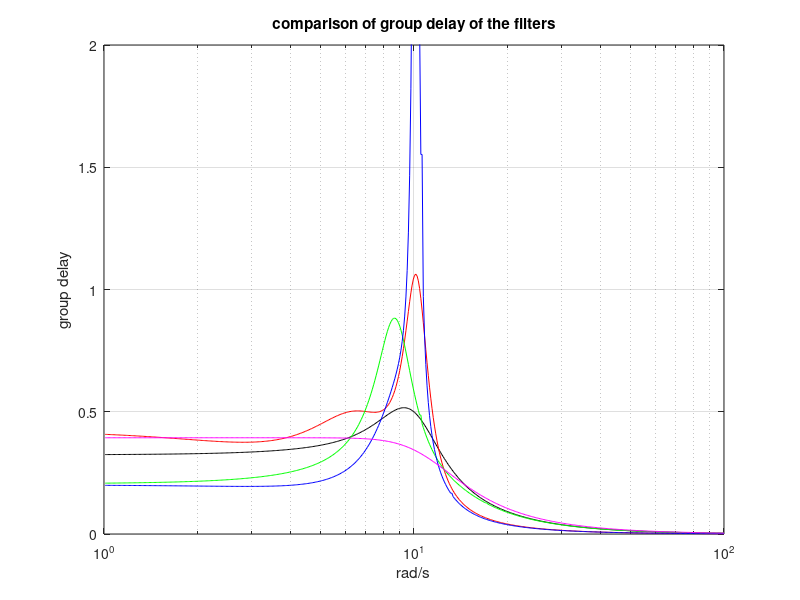

MATLAB code for this plot:
% Comparison of group delay of 5 filters
wc=10; %desired cut-off frequency
N=5; %order of the filter
Rp=0.5; %decibels of ripple in the pass band
Rs=20; %decibels of ripple in the stop band
[num,den]=butter(N,wc,'s'); %analog Butterworth filter
w=logspace(0,2,500); %logaritmic set of frequency values
G=freqs(num,den,w); %computes frequency response
ph=angle(G); ph=unwrap(ph); %phase
npp=length(w); gd=zeros(npp,1);
for np=2:npp,
   gd(np)=(ph(np)-ph(np-1))/(w(np)-w(np-1));
end;
semilogx(w(2:npp),-gd(2:npp),'k'); %plots group delay
hold on;
axis([1 100 0 2]);
grid;
ylabel('group delay'); xlabel('rad/s'); title('comparison of group delay of the filters');

[num,den]=cheby1(N,Rp,wc,'s'); %analog Chebyshev 1 filter
G=freqs(num,den,w); %computes frequency response
ph=angle(G); ph=unwrap(ph);%phase
for np=2:npp,
   gd(np)=(ph(np)-ph(np-1))/(w(np)-w(np-1));
end;
semilogx(w(2:npp),-gd(2:npp),'r'); %plots group delay

[num,den]=cheby2(N,Rs,wc,'s'); %analog Chebyshev 2 filter
G=freqs(num,den,w); %computes frequency response
ph=angle(G); ph=unwrap(ph);%phase
for np=2:npp,
   gd(np)=(ph(np)-ph(np-1))/(w(np)-w(np-1));
   if gd(np)>1, gd(np)=gd(np-1); end; %elimination of discontinuity
end;
semilogx(w(2:npp),-gd(2:npp),'g'); %plots group delay

[num,den]=ellip(N,Rp,Rs,wc,'s'); %analog elliptic filter
G=freqs(num,den,w); %computes frequency response
ph=angle(G); ph=unwrap(ph);%phase
for np=2:npp,
   gd(np)=(ph(np)-ph(np-1))/(w(np)-w(np-1));
   if gd(np)>1, gd(np)=gd(np-1); end; %elimination of discontinuity
end;
semilogx(w(2:npp),-gd(2:npp),'b'); %plots group delay

[num,den]=besself(N,wc); %analog Bessel filter
G=freqs(num,den,w); %computes frequency response
ph=angle(G);ph=unwrap(ph); %phase
for np=2:npp,
   gd(np)=(ph(np)-ph(np-1))/(w(np)-w(np-1));
end;
semilogx(w(2:npp),-gd(2:npp),'m'); %plots group delay
